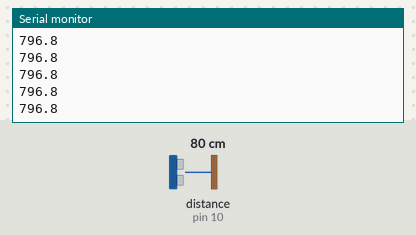
Simulated run of this sketch. Board: Arduino Uno, built with avr-gcc and run on an emulated ATmega328P. Parts: the last lines printed to the serial monitor. Wiring (inferred from the names in the program): ultrasonic range finder: trigger pin 9; echo pin 10. The inputs (shaded band) are chosen by the test bench; at power-on: distance to the obstacle (sensor on pin 10) 80 cm. The echo pulse lasts 58.3 µs per cm.

Above: at 1.2 s.
1.3 s: distance to the obstacle (sensor on pin 10) set to 2 cm
At 2.1 s:
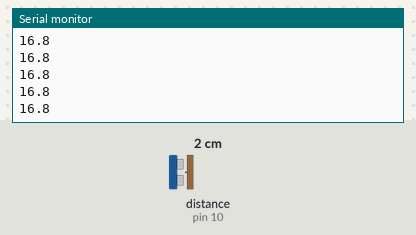
2.8 s: distance to the obstacle (sensor on pin 10) set to 4 cm
At 3.4 s:
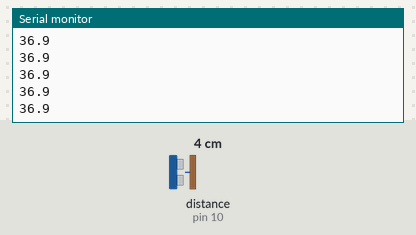
Timing chart, 0 to 5.8 s (numbered marks = the images above; inputs shaded):
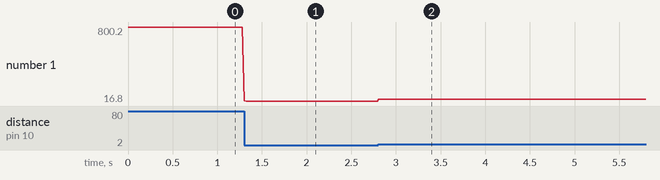

Measured:
- after the input at 1.3 s, the serial monitor: prints a new line at once (image 1)
- after the input at 2.8 s, the serial monitor: prints a new line at once (image 2)
- plotted number 1: 796.8 → 16.8 after the input at 1.3 s, 16.8 → 36.9 after the input at 2.8 s

The sketch:

displacement_streamer.ino
```cpp
/*
 * HCSR-04 displacement streamer for the ML pipeline.
 * Streams one displacement value (mm) per line over USB serial.
 * Powered entirely by USB 5V -- does NOT need the 7.26V electromagnet supply.
 *
 * Wiring:
 *   HC-SR04 VCC -> 5V
 *   HC-SR04 GND -> GND
 *   HC-SR04 TRIG -> D9
 *   HC-SR04 ECHO -> D10
 */

const int TRIG = 9;
const int ECHO = 10;

void setup() {
  Serial.begin(115200);
  pinMode(TRIG, OUTPUT);
  pinMode(ECHO, INPUT);
}

float readDistanceMM() {
  digitalWrite(TRIG, LOW);
  delayMicroseconds(2);
  digitalWrite(TRIG, HIGH);
  delayMicroseconds(10);
  digitalWrite(TRIG, LOW);
  long duration = pulseIn(ECHO, HIGH, 30000UL); // 30 ms timeout
  if (duration == 0) return -1.0;               // no echo
  // speed of sound ~0.343 mm/us, round trip -> divide by 2
  return (duration * 0.343) / 2.0;
}

void loop() {
  float mm = readDistanceMM();
  if (mm > 0) {
    Serial.println(mm, 1);
  }
  delay(20); // ~50 Hz, matches FS in the Python pipeline
}
```
